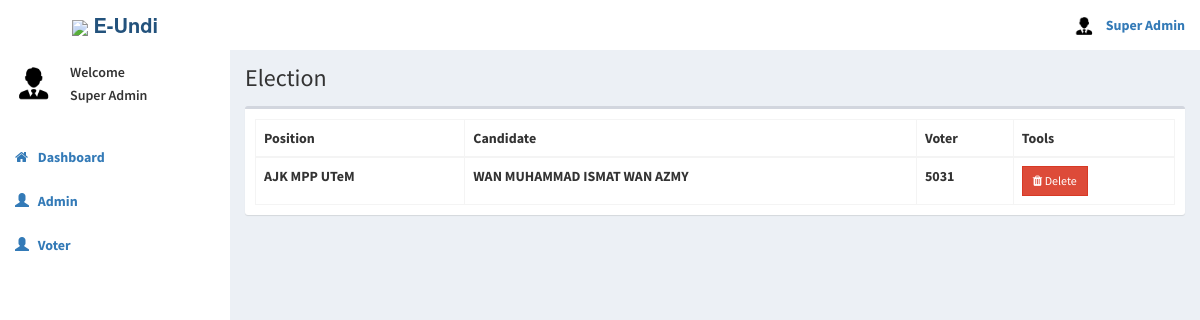
The app's page /superadmin/election.php (signed in) with its own data.
### tables this page shows
CREATE TABLE `superadmin` (
  `id` int(11) NOT NULL,
  `username` varchar(50) NOT NULL,
  `password` varchar(60) NOT NULL,
  `firstname` varchar(50) NOT NULL,
  `lastname` varchar(50) NOT NULL,
  `photo` varchar(150) NOT NULL,
  `created_on` date NOT NULL
);

CREATE TABLE `votes` (
  `id` int(11) NOT NULL,
  `voters_id` int(11) NOT NULL,
  `candidate_id` int(11) NOT NULL,
  `position_id` int(11) NOT NULL
);

CREATE TABLE `positions` (
  `id` int(11) NOT NULL,
  `created_by` int(5) NOT NULL,
  `description` varchar(50) NOT NULL,
  `max_vote` int(11) NOT NULL,
  `priority` int(11) NOT NULL,
  `status` varchar(11) NOT NULL,
  `nominationdate` datetime NOT NULL,
  `startdate` datetime NOT NULL,
  `enddate` datetime NOT NULL
);

CREATE TABLE `candidates` (
  `id` int(11) NOT NULL,
  `position_id` int(11) NOT NULL,
  `candidate_id` varchar(15) NOT NULL,
  `firstname` varchar(30) NOT NULL,
  `lastname` varchar(30) NOT NULL,
  `photo` varchar(150) NOT NULL,
  `platform` text NOT NULL,
  `status` varchar(25) NOT NULL
);

CREATE TABLE `voters` (
  `id` int(11) NOT NULL,
  `voters_id` varchar(15) DEFAULT NULL,
  `password` varchar(60) NOT NULL,
  `firstname` varchar(30) NOT NULL,
  `lastname` varchar(30) NOT NULL,
  `photo` varchar(150) NOT NULL,
  `status` varchar(25) NOT NULL,
  `phone` varchar(12) NOT NULL,
  `created_on` date NOT NULL,
  `logintime` time NOT NULL
);

### superadmin/includes/session.php (called while the page is built, shortened)
<?php
	include 'includes/conn.php';
	$sql = "SELECT * FROM superadmin WHERE id = '".$_SESSION['superadmin']."'";
	$query = $conn->query($sql);
	$user = $query->fetch_assoc();
?>

### superadmin/election.php (the view, shortened to what this page needs)
<?php include 'includes/session.php'; ?>
<body class="hold-transition skin-white sidebar-mini">
<div class="wrapper">
  <?php include 'includes/navbar.php'; ?>
  <?php include 'includes/menubar.php'; ?>
  <div class="content-wrapper">
    <section class="content-header">
      <h1>
        Election
      </h1>
    </section>
    <section class="content">
      <div class="row">
        <div class="col-xs-12">
          <div class="box">
            <div class="box-body">
              <table class="table table-bordered">
                <thead>
                  <th>Position</th>
                  <th>Candidate</th>
                  <th>Voter</th>
                  <th>Tools</th>
                </thead>
                <tbody>
                  <?php
                   $sql = "SELECT *, candidates.firstname AS canfirst, candidates.lastname AS canlast, voters.voters_id AS votid FROM votes LEFT JOIN positions ON positions.id=votes.position_id LEFT JOIN candidates ON candidates.id=votes.candidate_id LEFT JOIN voters ON voters.id=votes.voters_id ORDER BY voters.voters_id ASC";
                    $query = $conn->query($sql);
                    while($row = $query->fetch_assoc()){
                      echo "
                        <tr>
                          <td class='hidden'></td>
                          <td>".$row['description']."</td>
                          <td>".$row['canfirst'].' '.$row['canlast']."</td>
                          <td>".$row['votid']."</td>
                          <td>
                            <button class='btn btn-danger btn-sm delete btn-flat' data-id='".$row['votid']."'><i class='fa fa-trash'></i> Delete</button>
                          </td>
                        </tr>
                      ";
                    }
                  ?>
                </tbody>
              </table>
            </div>
          </div>
        </div>
      </div>
    </section>
  </div>
</div>
</body>
</html>

### superadmin/includes/navbar.php (shortened to what this page needs)
<header class="main-header">
  <a href="home.php" class="logo">
    <span class="logo-lg"><img src="https://img.icons8.com/small/30/000000/elections.png"> <b>E-Undi</span>
  </a>
  <nav class="navbar navbar-static-top">
    <div class="navbar-custom-menu">
      <ul class="nav navbar-nav">
        <li class="dropdown user user-menu">
          <a href="#" class="dropdown-toggle" data-toggle="dropdown">
            <img src="<?php echo (!empty($user['photo'])) ? '../images/'.$user['photo'] : '../images/profile.jpg'; ?>" class="user-image" alt="User Image">
            <span class="hidden-xs"><?php echo $user['firstname'].' '.$user['lastname']; ?></span>
          </a>
        </li>
      </ul>
    </div>
  </nav>
</header>

### superadmin/includes/menubar.php (shortened to what this page needs)
<aside class="main-sidebar">
  <section class="sidebar">
    <div class="user-panel">
      <div class="pull-left image">
        <img src="<?php echo (!empty($user['photo'])) ? '../images/'.$user['photo'] : '../images/profile.jpg'; ?>" class="img-circle" alt="User Image">
      </div>
      <div class="pull-left info">
       <p>Welcome</p>
        <p><?php echo $user['firstname'].' '.$user['lastname']; ?></p>
      </div>
    </div>
    <ul class="sidebar-menu" data-widget="tree">
      <li class="header"></li>
      <li class=""><a href="home.php"><i class="fa fa-home"></i> <span>Dashboard</span></a></li>
      <li class=""><a href="admin.php"><span class="glyphicon glyphicon-user"></span> <span>Admin</span></a></li>
        <li class=""><a href="voters.php"><span class="glyphicon glyphicon-user"></span> <span>Voter</span></a></li>
            </ul>
  </section>
</aside>

### records on screen
superadmin: photo (picture), firstname "Super Admin"
votes: position.description "AJK MPP UTeM", candidate.firstname "WAN MUHAMMAD ISMAT", candidate.lastname "WAN AZMY", voters.voters_id "5031"
